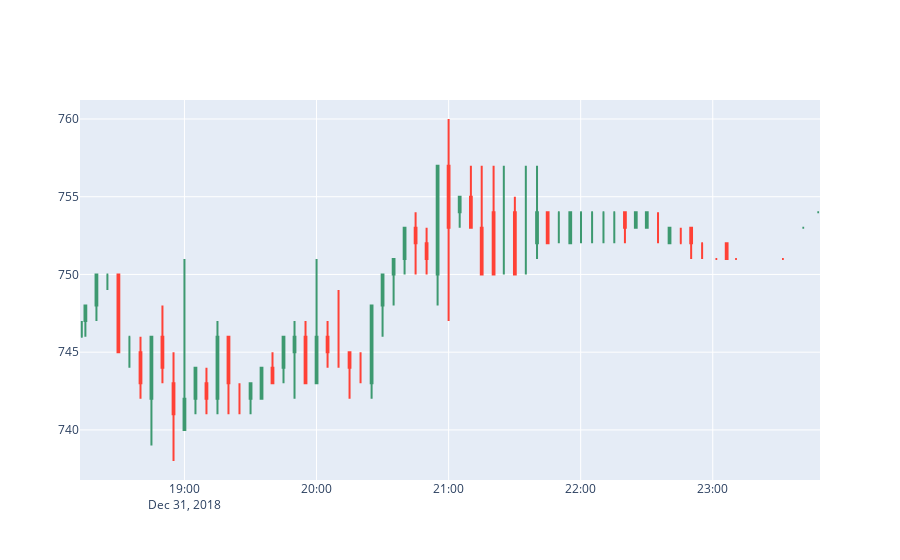

The code cell stored with this chart in its notebook:
### Markdown cell above
### Plot candlestick chart

### Code cell
# STEP 6

fig = go.Figure(data=[go.Candlestick(x=df['date'],
                open=df['open_price'], high=df['max_price'],
                low=df['min_price'], close=df['close_price'])
                     ])
fig.update_layout(xaxis_rangeslider_visible=False)
fig.show()
